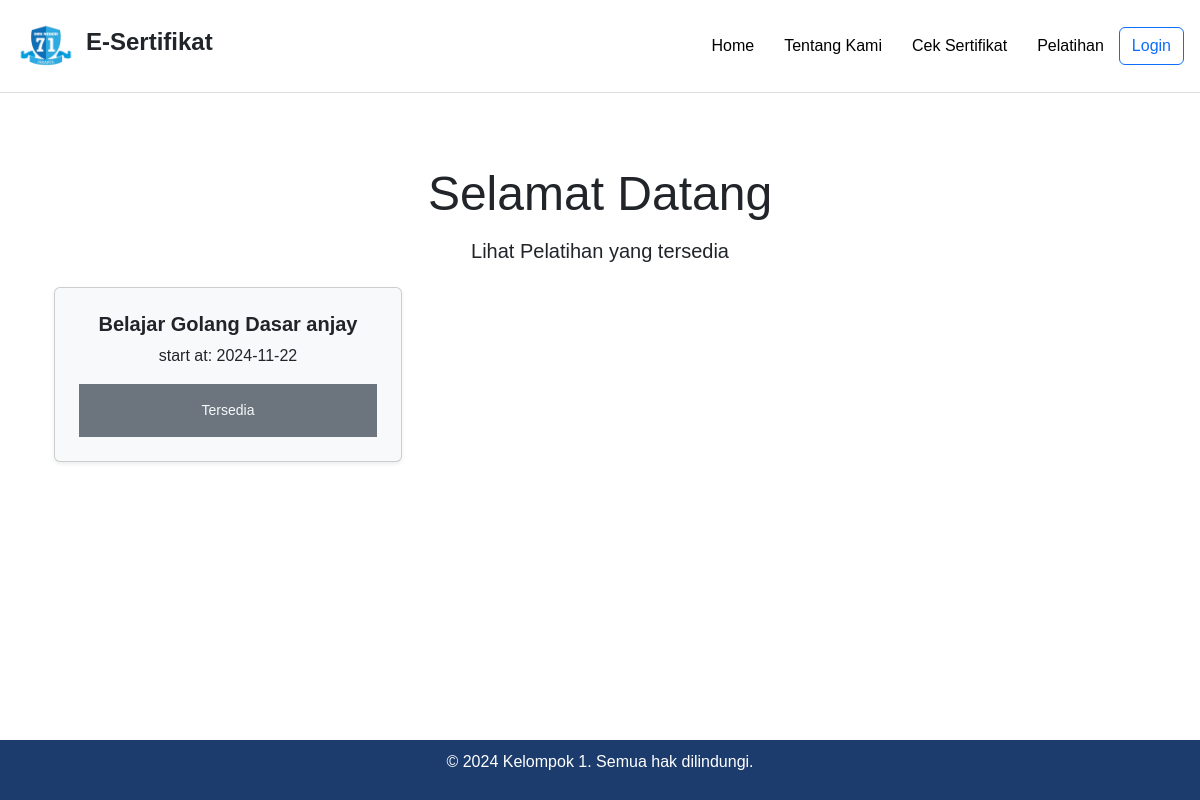
/courses.php, run on the app's committed database.
### tables this page shows
CREATE TABLE `courses` (
  `id` int(11) NOT NULL,
  `event_name` varchar(255) NOT NULL,
  `event_description` text DEFAULT NULL,
  `event_date` date DEFAULT NULL,
  `organizer` varchar(255) DEFAULT NULL,
  `created_at` timestamp NULL DEFAULT current_timestamp()
);

### src/courses.php (the view, shortened to what this page needs)
<?php
include 'service/utility.php';
$type = "user";
if ($type == "user") {
    $getAllCourses = $conn->query("SELECT * FROM courses");
}
while ($row = $getAllCourses->fetch_array(MYSQLI_ASSOC)) {
    $courses[] = $row;
}
?>
<!DOCTYPE html>
<html lang="id">
<head>
    <link href="assets/bootstrap-5.3.3-dist/css/bootstrap.css" rel="stylesheet">
    <link rel="stylesheet" href="assets/css/style.css">
    <link rel="stylesheet" href="https://cdn.jsdelivr.net/npm/sweetalert2@11/dist/sweetalert2.min.css">
</head>
<body class="bg-white text-dark font-sans">
    <header style="background-color: white; border-bottom: 1px solid #ddd; padding: 1rem;">
        <div style="max-width: 1200px; margin: 0 auto; display: flex; justify-content: space-between; align-items: center;">
            <div class="logo" style="display: flex; align-items: center;">
                <img src="assets/logo.png" alt="Logo" style="width: 60px; height: 60px;">
                <h1 style="font-size: 24px; font-weight: bold; margin-left: 10px;">E-Sertifikat</h1>
            </div>
            <nav style="    display: flex; align-items: center;">
                <a href="index.php" style="margin: 0 15px; text-decoration: none; color: black; font-weight: 500;">Home</a>
                <a href="#" style="margin: 0 15px; text-decoration: none; color: black; font-weight: 500;">Tentang Kami</a>
                <a href="cek-sertifikat.php" style="margin: 0 15px; text-decoration: none; color: black; font-weight: 500;">Cek Sertifikat</a>
                <a href="courses.php" style="margin: 0 15px; text-decoration: none; color: black; font-weight: 500;">Pelatihan</a>
                <?php if (isset($_SESSION['email'])) { ?>
                    <form style="margin-left: 1em!important;" action="service/auth.php" method="post">
                        <button type="submit" name="type" value="logout" class="btn btn-outline-primary">Logout</button>
                    </form>
                <?php } else { ?>
                    <a href="auth/login.php" class="btn btn-outline-primary">Login</a>
                <?php } ?>
            </nav>
        </div>
    </header>
    <main class="container text-center my-5 p-4">
        <h1 class="display-5 font-weight-semibold mb-3">Selamat Datang <?= $type == "user_login" ? $_SESSION['full_name'] : "" ?></h1>
        <h2 class="h5 text-dark mb-4">Lihat Pelatihan yang tersedia</h2>
        <?php if (isset($courses)) { ?>
            <div class="row">
                <?php foreach ($courses as $course) : ?>
                    <div class="col-md-4 mb-4">
                        <div class="card bg-light p-4 text-center shadow-sm">
                            <h3 class="card-title h5"><strong><?= $course['event_name'] ?></strong></h3>
                            <p>start at: <?= $course['event_date'] ?></p>
                            <div class="card-body <?= !empty($course['certificate_code']) ? "bg-success" : (new DateTime($course['event_date']) <= new DateTime() ? "bg-danger" : "bg-secondary") ?> text-light small">
                                <?php if (!empty($course['certificate_code'])) : ?>
                                    <span>Dimiliki</span>
                                <?php else : ?>
                                    <span><?= new DateTime($course['event_date']) <= new DateTime() ? "Tidak tersedia" : "Tersedia" ?></span>
                                <?php endif; ?>
                            </div>
                        </div>
                    </div>
                <?php endforeach; ?>
            </div>
        <?php } else { ?>
            <img src="assets/404.png" width="350" alt="">
        <?php } ?>
    </main>
    <footer style="background-color: #1d3c6e; color: white; text-align: center;">
        <p>© 2024 Kelompok 1. Semua hak dilindungi.</p>
    </footer>
</body>
</html>

### src/assets/css/style.css (style rules this page uses)
body { font-family: Arial, sans-serif; }
html, body { height: 100%; margin: 0; padding: 0; overflow-x: hidden; }
footer { background-color: #004080; color: white; text-align: center; padding: 10px 0; position: absolute; bottom: 0; width: 100%; }

### data on the page
courses: event_name "Belajar Golang Dasar anjay", event_date "2024-11-22", shows "Tersedia"
